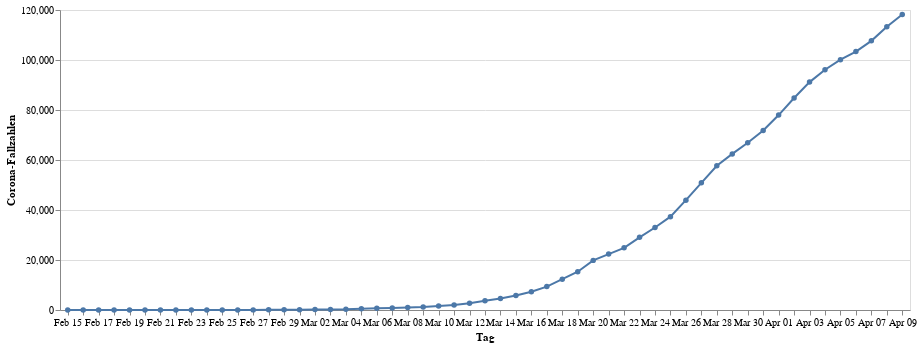

Source (notebook cell):
### Code cell
infections = alt.Chart(data).mark_line(point=True).encode(
    alt.X("monthdate(day):O", title="Tag"),
    alt.Y("cases:Q", title="Corona-Fallzahlen"))
infections.properties(width=850, height=300)

### Figure 1 — Vega-Lite specification as saved in the notebook (floating-point values rounded to 4 significant figures)
{"config": {"view": {"continuousWidth": 400, "continuousHeight": 300}}, "data": {"name": "data-bb6c1ba5bbb501ee395644124e0c634c"}, "mark": {"type": "line", "point": true}, "encoding": {"x": {"type": "ordinal", "field": "day", "timeUnit": "monthdate", "title": "Tag"}, "y": {"type": "quantitative", "field": "cases", "title": "Corona-Fallzahlen"}}, "height": 300, "width": 850, "$schema": "https://vega.github.io/schema/vega-lite/v4.0.2.json", "datasets": {"data-bb6c1ba5bbb501ee395644124e0c634c": [{"day": "2020-02-15T00:00:00", "cases": 16}, {"day": "2020-02-16T00:00:00", "cases": 16}, {"day": "2020-02-17T00:00:00", "cases": 16}, {"day": "2020-02-18T00:00:00", "cases": 16}, {"day": "2020-02-19T00:00:00", "cases": 16}, {"day": "2020-02-20T00:00:00", "cases": 16}, {"day": "2020-02-21T00:00:00", "cases": 16}, {"day": "2020-02-22T00:00:00", "cases": 16}, {"day": "2020-02-23T00:00:00", "cases": 16}, {"day": "2020-02-24T00:00:00", "cases": 16}, {"day": "2020-02-25T00:00:00", "cases": 18}, {"day": "2020-02-26T00:00:00", "cases": 26}, {"day": "2020-02-27T00:00:00", "cases": 48}, {"day": "2020-02-28T00:00:00", "cases": 74}, {"day": "2020-02-29T00:00:00", "cases": 79}, {"day": "2020-03-01T00:00:00", "cases": 130}, {"day": "2020-03-02T00:00:00", "cases": 165}, {"day": "2020-03-03T00:00:00", "cases": 203}, {"day": "2020-03-04T00:00:00", "cases": 262}, {"day": "2020-03-05T00:00:00", "cases": 545}, {"day": "2020-03-06T00:00:00", "cases": 670}, {"day": "2020-03-07T00:00:00", "cases": 800}, {"day": "2020-03-08T00:00:00", "cases": 1040}, {"day": "2020-03-09T00:00:00", "cases": 1224}, {"day": "2020-03-10T00:00:00", "cases": 1565}, {"day": "2020-03-11T00:00:00", "cases": 1966}, {"day": "2020-03-12T00:00:00", "cases": 2745}, {"day": "2020-03-13T00:00:00", "cases": 3675}, {"day": "2020-03-14T00:00:00", "cases": 4599}, {"day": "2020-03-15T00:00:00", "cases": 5813}, {"day": "2020-03-16T00:00:00", "cases": 7272}, {"day": "2020-03-17T00:00:00", "cases": 9367}, {"day": "2020-03-18T00:00:00", "cases": 12327}, {"day": "2020-03-19T00:00:00", "cases": 15320}, {"day": "2020-03-20T00:00:00", "cases": 19848}, {"day": "2020-03-21T00:00:00", "cases": 22364}, {"day": "2020-03-22T00:00:00", "cases": 24873}, {"day": "2020-03-23T00:00:00", "cases": 29056}, {"day": "2020-03-24T00:00:00", "cases": 32991}, {"day": "2020-03-25T00:00:00", "cases": 37323}, {"day": "2020-03-26T00:00:00", "cases": 43938}, {"day": "2020-03-27T00:00:00", "cases": 50871}, {"day": "2020-03-28T00:00:00", "cases": 57695}, {"day": "2020-03-29T00:00:00", "cases": 62435}, {"day": "2020-03-30T00:00:00", "cases": 66885}, {"day": "2020-03-31T00:00:00", "cases": 71808}, {"day": "2020-04-01T00:00:00", "cases": 77981}, {"day": "2020-04-02T00:00:00", "cases": 84794}, {"day": "2020-04-03T00:00:00", "cases": 91159}, {"day": "2020-04-04T00:00:00", "cases": 96092}, {"day": "2020-04-05T00:00:00", "cases": 100123}, {"day": "2020-04-06T00:00:00", "cases": 103375}, {"day": "2020-04-07T00:00:00", "cases": 107663}, {"day": "2020-04-08T00:00:00", "cases": 113296}, {"day": "2020-04-09T00:00:00", "cases": 118235}]}}
